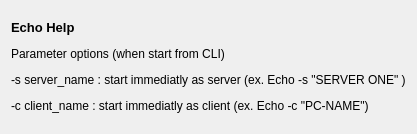
<?xml version="1.0" encoding="UTF-8"?>
<ui version="4.0">
 <class>Help</class>
 <widget class="QDialog" name="Help">
  <property name="geometry">
   <rect>
    <x>0</x>
    <y>0</y>
    <width>391</width>
    <height>134</height>
   </rect>
  </property>
  <property name="windowTitle">
   <string>Help</string>
  </property>
  <property name="windowIcon">
   <iconset resource="resource.qrc">
    <normaloff>:/icons/icons/Echo.ico</normaloff>:/icons/icons/Echo.ico</iconset>
  </property>
  <layout class="QGridLayout" name="gridLayout_2">
   <item row="0" column="0">
    <layout class="QGridLayout" name="gridLayout">
     <item row="0" column="0">
      <widget class="QLabel" name="label_2">
       <property name="text">
        <string>&lt;html&gt;&lt;head/&gt;&lt;body&gt;&lt;p&gt;&lt;span style=&quot; font-size:10pt; font-weight:600;&quot;&gt;Echo Help&lt;/span&gt;&lt;/p&gt;&lt;p&gt;Parameter options (when start from CLI)&lt;/p&gt;&lt;p&gt;-s server_name : start immediatly as server (ex. Echo -s &amp;quot;SERVER ONE&amp;quot; )&lt;/p&gt;&lt;p&gt;-c client_name : start immediatly as client (ex. Echo -c &amp;quot;PC-NAME&amp;quot;)&lt;/p&gt;&lt;/body&gt;&lt;/html&gt;</string>
       </property>
       <property name="alignment">
        <set>Qt::AlignLeading|Qt::AlignLeft|Qt::AlignVCenter</set>
       </property>
      </widget>
     </item>
    </layout>
   </item>
  </layout>
 </widget>
 <resources>
  <include location="resource.qrc"/>
 </resources>
 <connections/>
 <slots>
  <slot>slot_Program_info_close()</slot>
 </slots>
</ui>
